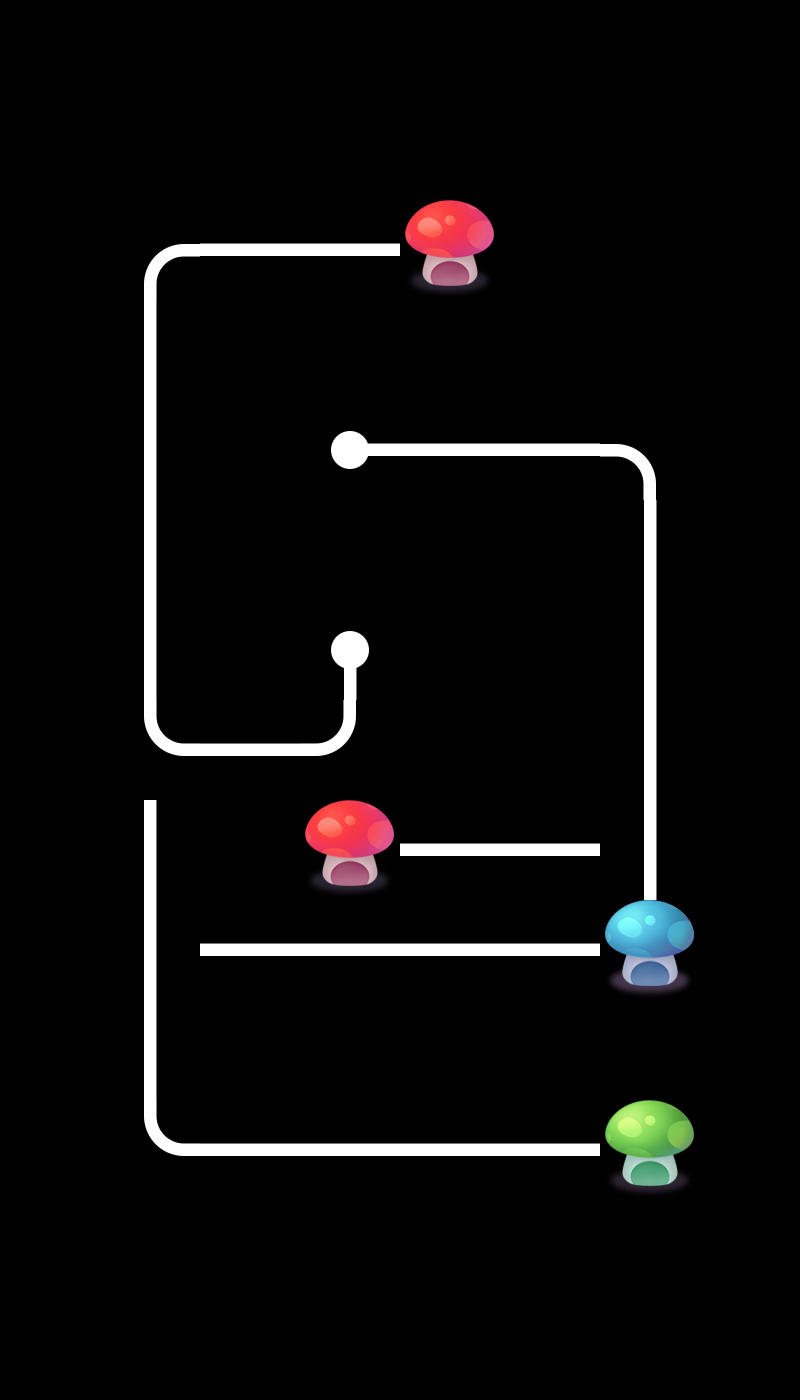

Rendered tile map (Tiled .tmx) drawn with the repository's tilesets; below, a short description and the map source with its tile grids summarised:
An orthogonal 8x14 tile map with 100x100 px tiles, 2 tile layers (layer0, layer1), 2 tilesets and 3 objects.

<map version="1.0" orientation="orthogonal" renderorder="right-down" width="8" height="14" tilewidth="100" tileheight="100" nextobjectid="4">
 <tileset firstgid="1" name="tiled" tilewidth="100" tileheight="100">
  <image source="tiled.png" width="500" height="400" />
 </tileset>
 <tileset firstgid="21" name="tiled" tilewidth="100" tileheight="100">
  <image source="tiled.png" width="500" height="400" />
 </tileset>
 <layer name="layer0" width="8" height="14">
  <data>[112 cells, 26 non-empty, 9 distinct tile ids]</data>
 </layer>
 <layer name="layer1" width="8" height="14">
  <data>[112 cells, 12 non-empty, 6 distinct tile ids]</data>
 </layer>
 <objectgroup name="object1">
  <object id="1" x="127.273" y="718.182" width="51.5152" height="57.5758">
   <properties>
    <property name="id" value="0" />
   </properties>
  </object>
  <object id="2" x="630.303" y="827.273" width="48.4848" height="48.4848">
   <properties>
    <property name="id" value="1" />
   </properties>
  </object>
  <object id="3" x="124.243" y="924.24" width="54.5455" height="54.5455">
   <properties>
    <property name="id" value="2" />
   </properties>
  </object>
 </objectgroup>
</map>
